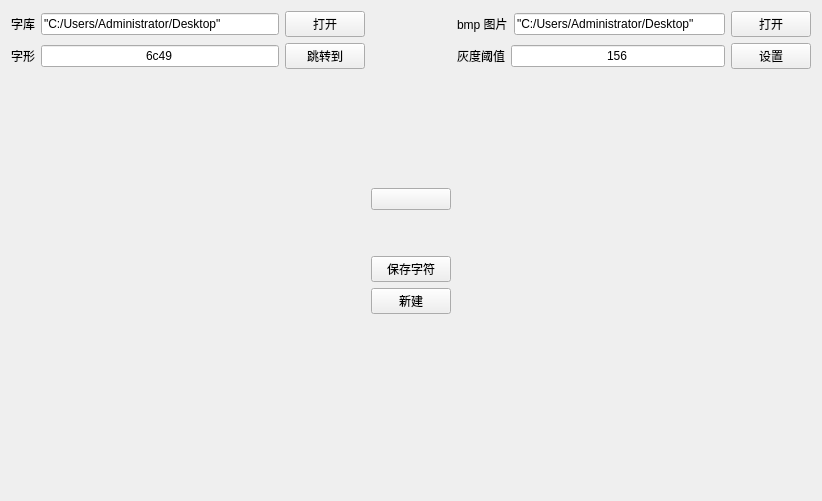
      <widget class="QWidget" name="tab_2">
       <attribute name="title">
        <string>字符修改</string>
       </attribute>
       <layout class="QGridLayout" name="gridLayout_2">
        <item row="0" column="0">
         <layout class="QGridLayout" name="gridLayout_9">
          <item row="0" column="1">
           <layout class="QVBoxLayout" name="verticalLayout_6">
            <item>
             <spacer name="verticalSpacer_7">
              <property name="orientation">
               <enum>Qt::Vertical</enum>
              </property>
              <property name="sizeHint" stdset="0">
               <size>
                <width>20</width>
                <height>40</height>
               </size>
              </property>
             </spacer>
            </item>
            <item>
             <widget class="QPushButton" name="table2ButtonBmpCopy">
              <property name="text">
               <string/>
              </property>
              <property name="icon">
               <iconset resource="resource.qrc">
                <normaloff>:/source/arrow_left.png</normaloff>:/source/arrow_left.png</iconset>
              </property>
             </widget>
            </item>
            <item>
             <spacer name="verticalSpacer_2">
              <property name="orientation">
               <enum>Qt::Vertical</enum>
              </property>
              <property name="sizeType">
               <enum>QSizePolicy::Maximum</enum>
              </property>
              <property name="sizeHint" stdset="0">
               <size>
                <width>20</width>
                <height>40</height>
               </size>
              </property>
             </spacer>
            </item>
            <item>
             <widget class="QPushButton" name="table2PushbuttonSaveChar">
              <property name="text">
               <string>保存字符</string>
              </property>
             </widget>
            </item>
            <item>
             <widget class="QPushButton" name="table2ButtonNewFont">
              <property name="text">
               <string>新建</string>
              </property>
             </widget>
            </item>
            <item>
             <spacer name="verticalSpacer_8">
              <property name="orientation">
               <enum>Qt::Vertical</enum>
              </property>
              <property name="sizeHint" stdset="0">
               <size>
                <width>20</width>
                <height>40</height>
               </size>
              </property>
             </spacer>
            </item>
           </layout>
          </item>
          <item row="0" column="2">
           <layout class="QVBoxLayout" name="verticalLayout_16">
            <item>
             <layout class="QHBoxLayout" name="horizontalLayout_12">
              <item>
               <widget class="QLabel" name="table2Label3">
                <property name="text">
                 <string>bmp 图片</string>
                </property>
               </widget>
              </item>
              <item>
               <widget class="QLineEdit" name="table2LineEdit3">
                <property name="text">
                 <string>&quot;C:/Users/Administrator/Desktop&quot;</string>
                </property>
               </widget>
              </item>
              <item>
               <widget class="QPushButton" name="table2ButtonBmpOpen">
                <property name="text">
                 <string>打开</string>
                </property>
               </widget>
              </item>
             </layout>
            </item>
            <item>
             <layout class="QHBoxLayout" name="horizontalLayout_13">
              <item>
               <widget class="QLabel" name="table2Label4">
                <property name="text">
                 <string>灰度阈值</string>
                </property>
               </widget>
              </item>
              <item>
               <widget class="QLineEdit" name="table2LineEditGray">
                <property name="inputMask">
                 <string/>
                </property>
                <property name="text">
                 <string>156</string>
                </property>
                <property name="echoMode">
                 <enum>QLineEdit::Normal</enum>
                </property>
                <property name="cursorPosition">
                 <number>3</number>
                </property>
                <property name="alignment">
                 <set>Qt::AlignCenter</set>
                </property>
                <property name="dragEnabled">
                 <bool>false</bool>
                </property>
                <property name="readOnly">
                 <bool>false</bool>
                </property>
                <property name="cursorMoveStyle">
                 <enum>Qt::VisualMoveStyle</enum>
                </property>
               </widget>
              </item>
              <item>
               <widget class="QPushButton" name="table2ButtonGraySet">
                <property name="text">
                 <string>设置</string>
                </property>
               </widget>
              </item>
             </layout>
            </item>
            <item>
             <layout class="QVBoxLayout" name="verticalLayout_17">
              <item>
               <widget class="FontWidget" name="table2FontWidget2" native="true">
                <property name="minimumSize">
                 <size>
                  <width>354</width>
                  <height>415</height>
                 </size>
                </property>
               </widget>
              </item>
             </layout>
            </item>
           </layout>
          </item>
          <item row="0" column="0">
           <layout class="QVBoxLayout" name="verticalLayout_18">
            <item>
             <layout class="QHBoxLayout" name="horizontalLayout_15">
              <item>
               <widget class="QLabel" name="talbe2Label1">
                <property name="text">
                 <string>字库</string>
                </property>
               </widget>
              </item>
              <item>
               <widget class="QLineEdit" name="table2LineEdit1">
                <property name="inputMask">
                 <string notr="true"/>
                </property>
                <property name="text">
                 <string>&quot;C:/Users/Administrator/Desktop&quot;</string>
                </property>
                <property name="readOnly">
                 <bool>true</bool>
                </property>
               </widget>
              </item>
              <item>
               <widget class="QPushButton" name="table2ButtonFontOpen">
                <property name="text">
                 <string>打开</string>
                </property>
               </widget>
              </item>
             </layout>
            </item>
            <item>
             <layout class="QHBoxLayout" name="horizontalLayout_18">
              <item>
               <widget class="QLabel" name="table2Label2">
                <property name="text">
                 <string>字形</string>
                </property>
                <property name="alignment">
                 <set>Qt::AlignCenter</set>
                </property>
               </widget>
              </item>
              <item>
               <widget class="QLineEdit" name="table2LineEditUnicode">
                <property name="text">
                 <string>6c49</string>
                </property>
                <property name="alignment">
                 <set>Qt::AlignCenter</set>
                </property>
               </widget>
              </item>
              <item>
               <widget class="QPushButton" name="table2ButtonGoto">
                <property name="text">
                 <string>跳转到</string>
                </property>
               </widget>
              </item>
             </layout>
            </item>
            <item>
             <layout class="QVBoxLayout" name="verticalLayout_19">
              <item>
               <widget class="FontWidget" name="table2FontWidget1" native="true">
                <property name="sizePolicy">
                 <sizepolicy hsizetype="Minimum" vsizetype="Preferred">
                  <horstretch>0</horstretch>
                  <verstretch>0</verstretch>
                 </sizepolicy>
                </property>
                <property name="minimumSize">
                 <size>
                  <width>354</width>
                  <height>415</height>
                 </size>
                </property>
               </widget>
              </item>
             </layout>
            </item>
           </layout>
          </item>
         </layout>
        </item>
       </layout>
      </widget>
